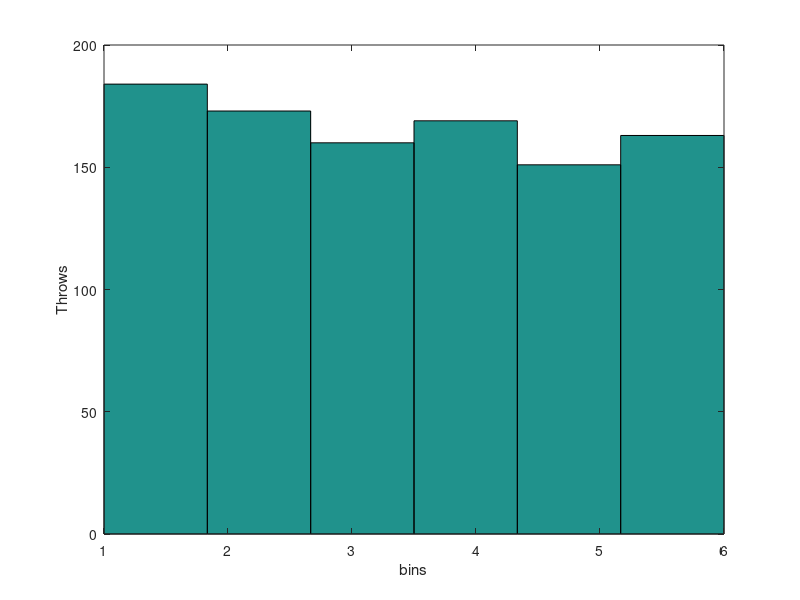
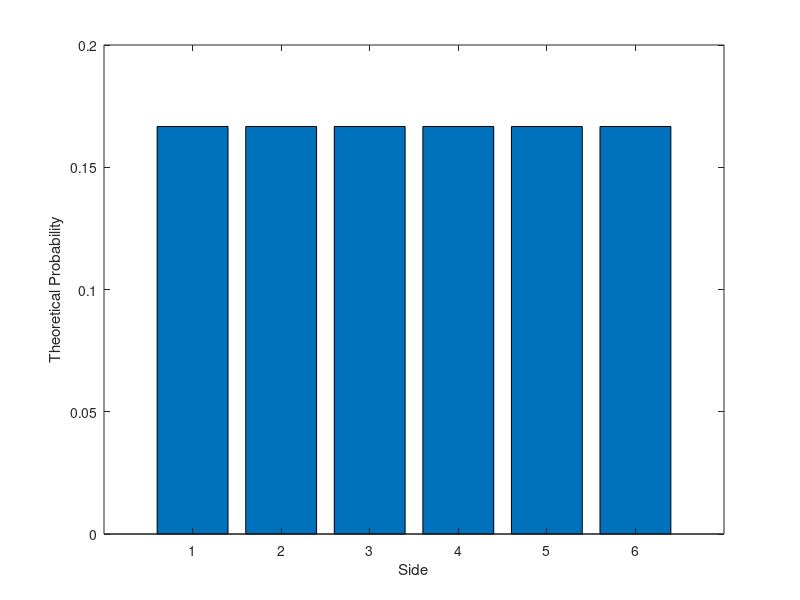

MATLAB code to generate these figures, in order: (Note: this script raises an error after producing the figures.)

clear; clc; 

%% a)




function [a, b, roll, N] = roll_dice(N)
    p = [1/6 1/6 1/6 1/6 1/6 1/6 ]; % probability of each face
    P = [0 cumsum(p)] ;
    roll = zeros(N,1); % vector to hold results of each roll

    for i=1:N % loop over number of rolls
        x=rand(1,1);
        for j=2:length(P) % determine result of each roll
            if( (P(j-1)<x) && (x<P(j)) )
                roll(i) = j-1;
                break
            end
        end
    end
    a = zeros(1,6);
    for i = 1:6
        a(i) = sum(roll == i);
    end
    b = a/N;
    
end

[a,b, roll, N] = roll_dice(1000);
disp("Fraction/side"), disp(b)
% Function works
% And we get the fraction for each occurence

%% b) 

%Hist

figure; grid on; 
hist(roll, 6)
xlabel("bins")
ylabel("Throws")


%PDF
P = [1/6 1/6 1/6 1/6 1/6 1/6 ];
figure; 
bar(P);
xlabel("Side")
ylabel("Theoretical Probability")

%% c) scale the hist-diag properly so we got estimate of PDF
figure;
histogram(roll, 6,  'Normalization', 'probability')
xlabel("Side");
ylabel("estimated PDF");
